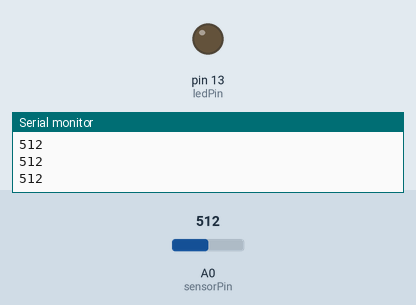
Simulated run of this sketch. Board: Arduino Uno, built with avr-gcc and run on an emulated ATmega328P. Shown: output pins drawn as LEDs (lit = HIGH), the last lines printed to the serial monitor. The test bench sets the inputs (shaded band); at power-on: A0 (sensorPin) = 512.

Above: at 1.2 s.
1.3 s: A0 (sensorPin) set to 688
2.8 s: A0 (sensorPin) set to 717
At 3.6 s:
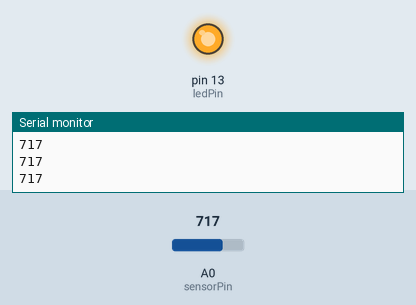
4.3 s: A0 (sensorPin) set to 690
At 4.9 s:
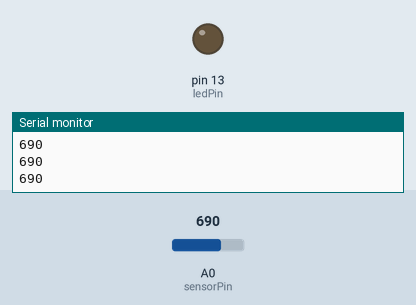
5.8 s: A0 (sensorPin) set to 710
At 6.2 s:
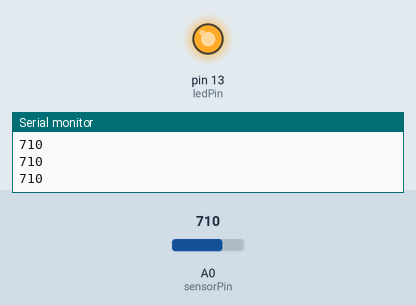
Timing chart, 0 to 8.3 s (numbered marks = the images above; inputs shaded):
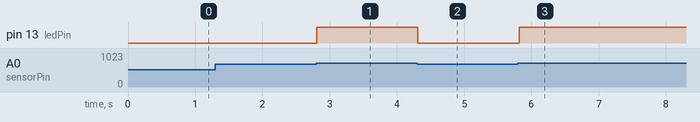

Measured:
- the behaviour switches between 700 and 701 on A0 (sensorPin) (found by bisection; images 0 and 1)
- after the input at 2.8 s, pin 13 (ledPin): LOW → HIGH at once
- after the input at 4.3 s, pin 13 (ledPin): HIGH → LOW at once
- after the input at 5.8 s, pin 13 (ledPin): LOW → HIGH at once

The sketch:

shuiwei.ino
```cpp
int sensorPin = A0;    // 设置模拟口A0为信号输入端
int ledPin = 13;      // 设置LED控制引脚为13
int sensorValue = 0;  // 存放模拟信号量的变量

void setup() {
  pinMode(ledPin, OUTPUT);  //设置LED对应的引脚为输出
  Serial.begin(9600);     //初始化串口波特率9600
}

void loop() {
  sensorValue = analogRead(sensorPin);

  if(sensorValue>700)//当读取的值大于700时，点亮LED
  {
   digitalWrite(ledPin, HIGH);
  }else
  {
   digitalWrite(ledPin, LOW);
  }
  Serial.println(sensorValue);
  delay(100);
}
```
